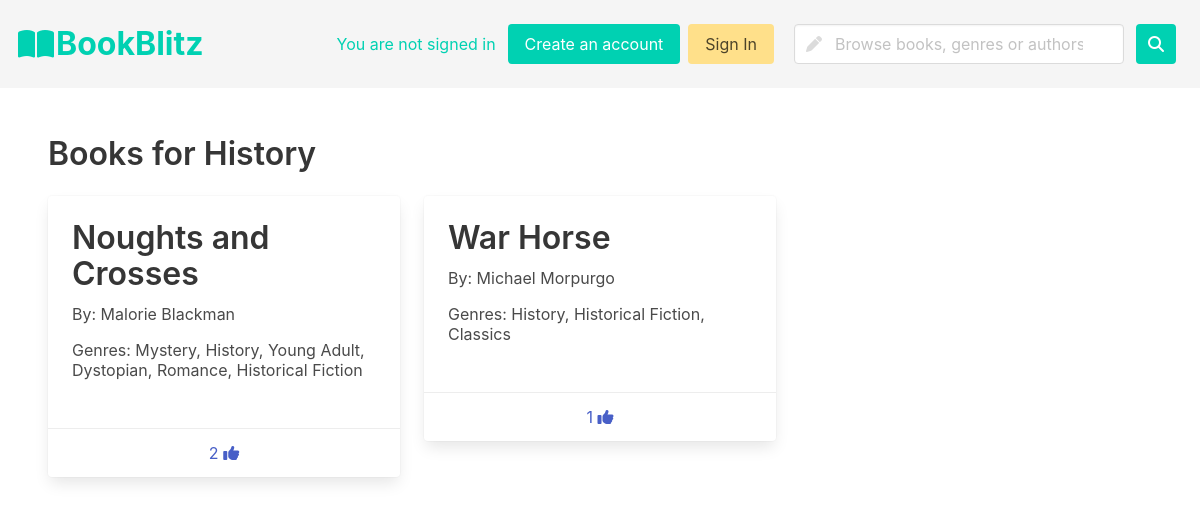
Page /fluffyBooks/genre?genre=2 on the committed database.
### fluffyBooks/models.py (models this page shows, shortened)
class Genre(models.Model):
    genre_text = models.CharField(max_length=30)
    def __str__(self):
        return f'{self.genre_text}'

class Book(models.Model):
    book_text = models.CharField(max_length=200)
    likes = models.IntegerField(default=0)
    book_genres = models.ManyToManyField(Genre, blank=True)
    userlikes = models.ManyToManyField(User, blank=True)
    book_authors = models.ManyToManyField(Author, blank=True)

class Author(models.Model):
    author_name = models.CharField(max_length=200)

### fluffyBooks/views.py (the view)
# urls.py: path('genre', views.genre_pages, name='genre_page'),
def genre_pages(request):
    genre = request.GET['genre']
    genre_obj = Genre.objects.get(pk=genre)
    books = Book.objects.filter(book_genres=genre)
    context = {'cardbooks' : books, 'subject' : genre_obj}
    return render(request, 'fluffyBooks/book_display.html', context)

### fluffyBooks/templates/fluffyBooks/book_display.html (shortened to what this page needs)
<!DOCTYPE html>
<head>
    {% load static %}
    <link rel="stylesheet" href="https://cdn.jsdelivr.net/npm/bulma@0.9.3/css/bulma.min.css">
</head>
<html>
    <body>
        {% include 'fluffyBooks/navbar.html' %}
        <section class="section">
        <h1 class="title">
            Books for {{subject}}
        </h1>
        {% if cardbooks %}
        {% include 'fluffyBooks/cards.html' %}
        {% endif %}
    </section>
    </body>
</html>

### fluffyBooks/templates/fluffyBooks/cards.html (shortened to what this page needs)
<div class="columns is-multiline">
    {% for book in cardbooks %}
    <div class="column is-4">
        <a href="{% url 'fluffyBooks:book'%}?book={{book.id}}">
        <div class="card h-same has-background-white">
            <div class="card-content">
                <div class="content">
                    <p class="title is-3 is-centered">{{book.book_text}}</p>
                    <p class="subtitle is-6 is-centered">
                        By:
                        {% for author in book.book_authors.all %}
                             {{author.author_name}}
                        {% endfor %}
                    </p>
                    <p class="subtitle is-6 is-centered">
                        {% if book.book_genres.count > 1 %}
                            Genres:
                            {% for genre in book.book_genres.all %}
                                {% if forloop.counter == book.book_genres.all|length %}
                                    {{genre.genre_text}}
                                {% else %}
                                    {{genre.genre_text}},
                                {% endif %}
                            {% endfor %}
                        {% else %}
                            Genre:
                            {% for genre in book.book_genres.all %}
                                {{genre.genre_text}}
                        {% endfor %}
                         {% endif %}
                    </p>
                </div>
            </div>
            <div class="card-footer">
                    <p class="card-footer-item">
                        <span>
                            <a href="{% url 'fluffyBooks:like'%}?book={{book.id}}">{{book.likes}}
                                <span class="icon is-small">
                                    <i class="fa-solid fa-thumbs-up"></i>
                                </span>
                            </a>
                        </span>
                    </p>
            </div>
        </div>
        </a>
    </div>
    {% endfor %}
</div>

### rows in the picture
Genre: genre_text "History"
Book: book_text "Noughts and Crosses", likes "2"
Author: author_name "Malorie Blackman"
Genre: genre_text "Mystery"
Genre: genre_text "Young Adult"
Genre: genre_text "Dystopian"
Genre: genre_text "Romance"
Genre: genre_text "Historical Fiction"
Book: book_text "War Horse", likes "1"
Author: author_name "Michael Morpurgo"
Genre: genre_text "Classics"
